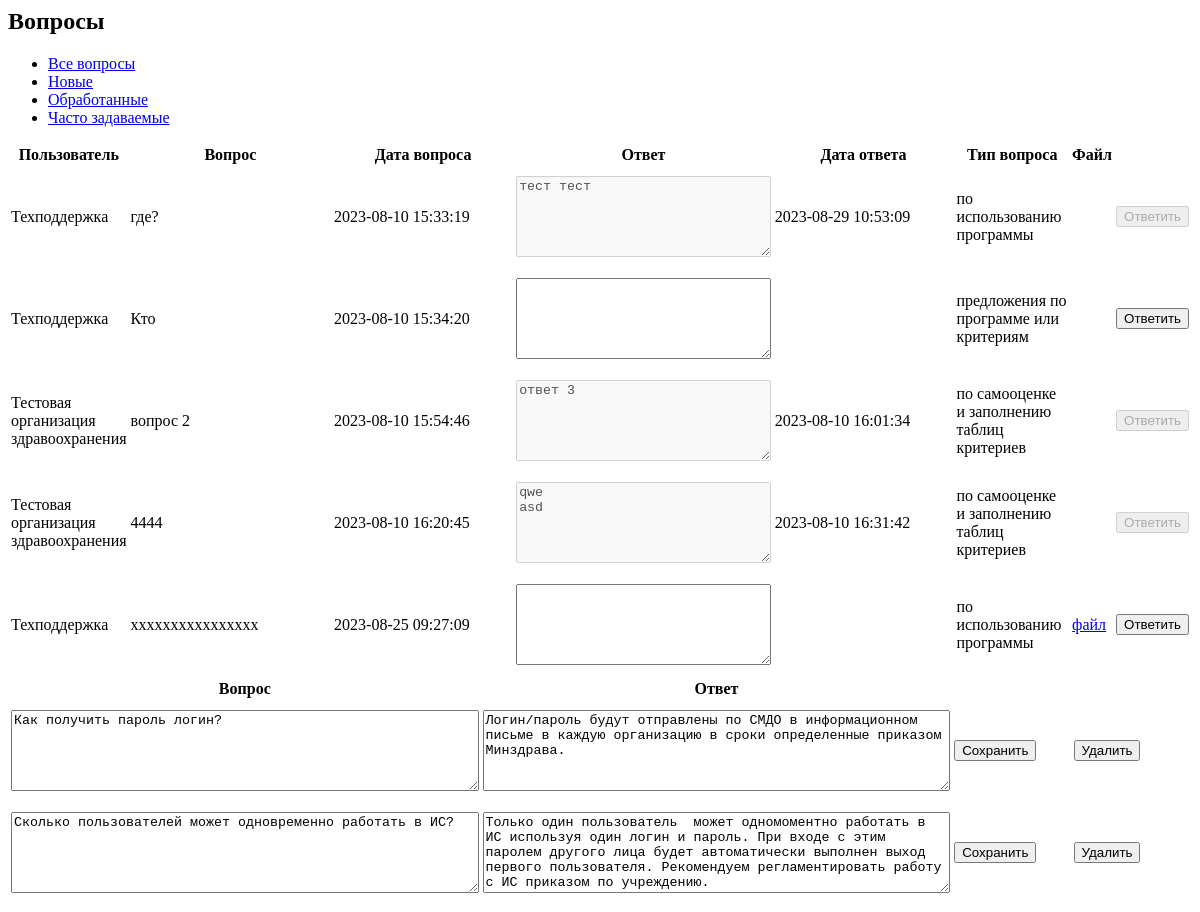
The page /support.php (signed in, upper part) on the database as committed earlier.
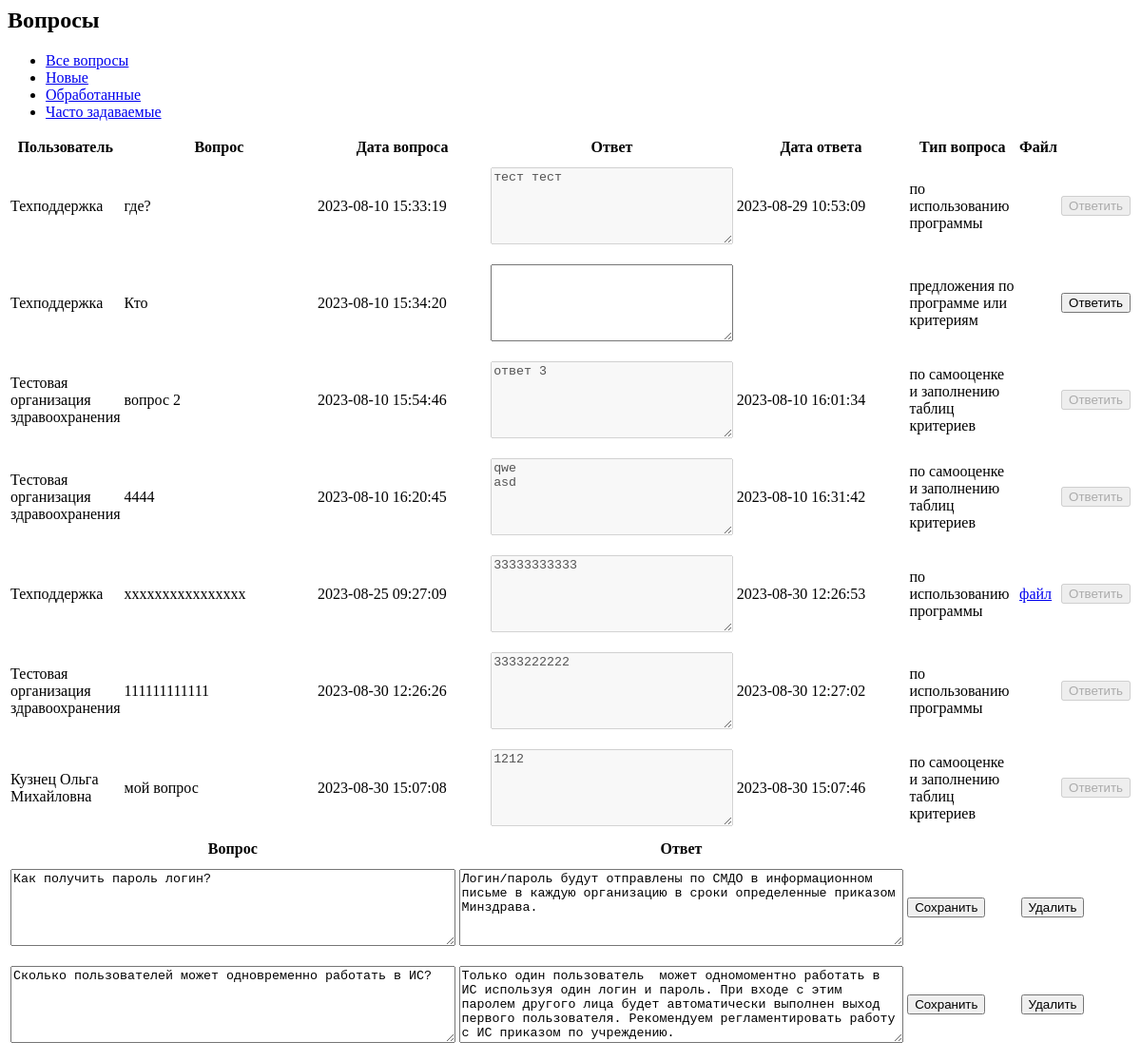
The same page on the database as committed later.
### tables this page shows
CREATE TABLE `questions` (
  `id_question` int NOT NULL,
  `email` text,
  `question` text,
  `answer` text,
  `id_user` int NOT NULL,
  `type_question` text,
  `file` text,
  `date_question` datetime DEFAULT NULL,
  `date_answer` datetime DEFAULT NULL,
  `important` int DEFAULT NULL
);

CREATE TABLE `users` (
  `id_user` int NOT NULL,
  `username` varchar(255) NOT NULL,
  `login` varchar(255) NOT NULL,
  `password` varchar(255) NOT NULL,
  `id_role` int NOT NULL,
  `online` varchar(255) DEFAULT NULL,
  `last_act` varchar(255) DEFAULT NULL,
  `last_time_online` varchar(255) DEFAULT NULL,
  `last_page` varchar(255) DEFAULT NULL,
  `oblast` int DEFAULT NULL,
  `predsedatel` tinyint(1) DEFAULT NULL,
  `secretar` tinyint(1) DEFAULT NULL,
  `sotrudnik_MA` tinyint(1) DEFAULT NULL,
  `ne_sotrudnik_MA` tinyint(1) DEFAULT NULL,
  `doctor_expert` tinyint(1) DEFAULT NULL
);

### support.php (the view, shortened to what the changed rows need)
<?php if(isset($_COOKIE['login'])){?>
    <div class="content-wrapper">
        <div class="d-xl-flex justify-content-between align-items-start">
            <h2 class="text-dark font-weight-bold mb-2"> Вопросы </h2>
        </div>
        <div class="row">
            <div class="col-md-12">
                <div class="tab-content tab-transparent-content">
                    <div class="tab-pane fade show active" id="allQuestions" role="tabpanel" aria-labelledby="all-question-tab">
                        <div class="row">
                            <div class="col-12 grid-margin">
                                <div class="card">
                                    <div class="card-body">
                                        <?php
                                        $query = "SELECT *
                              FROM questions q
                              left outer join users u on q.id_user =u.id_user where important <> 1
                               ";
                                        $result=mysqli_query($con, $query) or die ( mysqli_error($con));
                                        for ($data = []; $row = mysqli_fetch_assoc($result); $data[] = $row);
                                        ?>
                                        <table id="example" class="table table-striped table-bordered" style="width:100%">
                                            <thead>
                                            <tr>
                                                <th >Пользователь</th>
                                                <th >Вопрос</th>
                                                <th id='sotr_th_data'>Дата вопроса</th>
                                                <th >Ответ</th>
                                                <th >Дата ответа</th>
						                        <th >Тип вопроса</th>
                                                <th >Файл</th>
                                                <th></th>
                                            </tr>
                                            </thead>
                                            <tbody>
                                            <?php
                                            foreach ($data as $app) {
                                                ?>
                                                <tr  style="cursor: pointer; height: 100px;">
                                                    <td><?= $app['username'] ?></td>
                                                    <td style="width: 20%;"><?= $app['question'] ?></td>
                                                    <td style="width: 20%;"><?= $app['date_question'] ?></td>
                                                    <td style="width: 30%"> <?php if (!empty($app['answer'])) { ?>
                                                            <textarea style="width: 100%; height: 100%" id="<?= $app['id_question'] ?>" rows="5" disabled><?= $app['answer'] ?></textarea>
                                                        <?php } else { ?>
                                                            <textarea style="width: 100%; height: 100%" id="<?= $app['id_question'] ?>" rows="5"><?= $app['answer'] ?></textarea>
                                                        <?php } ?>
                                                    </td>
						                            <td style="width: 20%;"><?= $app['date_answer'] ?></td>
						                            <td style="width: 20%;"><?= $app['type_question'] ?></td>
                                                    <td><?php if($app['file'] != null){ ?>
                                                        <a href="<?= $app['file'] ?>" target="_blank">файл</a></td>
                                                    <?php } ?>
                                                    <?php if (empty($app['answer'])) { ?>
                                                        <td><button class="btn btn-success btn-fw" onclick="sendAnswerQuestion('<?= $app['id_question'] ?>', document.getElementById('<?= $app['id_question'] ?>').value)">Ответить</button></td>
                                                    <?php } else { ?>
                                                        <td><button class="btn btn-success btn-fw" disabled>Ответить</button></td>
                                                    <?php } ?>
                                                </tr>
                                                <?php
                                            }
                                            ?>
                                            </tbody>
                                        </table>
                                    </div>
                                </div>
                            </div>
                        </div>
                    </div>
                </div>
                                        <?php
                                        $query = "SELECT *
                                        FROM questions q
                                        left outer join users u on q.id_user =u.id_user where q.answer = '' or q.answer IS NULL
                                        ";
                                        $result=mysqli_query($con, $query) or die ( mysqli_error($con));
                                        for ($data = []; $row = mysqli_fetch_assoc($result); $data[] = $row);
                                        ?>
                                        <?php
                                        $query = "SELECT *
                                        FROM questions q
                                        left outer join users u on q.id_user =u.id_user where q.answer != '' and important <> 1
                                        ";
                                        $result=mysqli_query($con, $query) or die ( mysqli_error($con));
                                        for ($data = []; $row = mysqli_fetch_assoc($result); $data[] = $row);
                                        ?>
                <div class="tab-content tab-transparent-content">
                    <div class="tab-pane fade" id="faq" role="tabpanel" aria-labelledby="faq-tab">
                        <div class="row">
                            <div class="col-12 grid-margin">
                                <div class="card">
                                    <div class="card-body">
                                        <?php
                                        $query = "SELECT *
                              FROM questions q
                              left outer join users u on q.id_user =u.id_user where important = 1
                               ";
                                        $result=mysqli_query($con, $query) or die ( mysqli_error($con));
                                        for ($data = []; $row = mysqli_fetch_assoc($result); $data[] = $row);
                                        ?>
                                        <table id="impTable" class="table table-striped table-bordered" style="width:100%">
                                            <thead>
                                            <tr>
                                                <th>Вопрос</th>
                                                <th>Ответ</th>
                                                <th></th>
                                                <th></th>
                                            </tr>
                                            </thead>
                                            <tbody>
                                            <?php
                                            foreach ($data as $app) {
                                                ?>
                                                <tr  style="cursor: pointer; height: 100px;">
                                                    <td style="width: 40%;"><textarea style="width: 100%; height: 100%" id="question_<?= $app['id_question'] ?>" rows="5" ><?= $app['question'] ?></textarea></td>
                                                    <td style="width: 40%"><textarea style="width: 100%; height: 100%" id="answer_<?= $app['id_question'] ?>" rows="5" ><?= $app['answer'] ?></textarea></td>
                                                    <td style="width: 10%"><button class="btn btn-success btn-fw" onclick="sendAnswerFaqQuestion('<?= $app['id_question'] ?>', document.getElementById('question_'+'<?= $app['id_question'] ?>').value, document.getElementById('answer_'+'<?= $app['id_question'] ?>').value)">Сохранить</button></td>
                                                    <td style="width: 10%"><button class="btn btn-danger btn-fw" onclick="deleteFaqQuestion('<?= $app['id_question'] ?>')">Удалить</button></td>
                                                </tr>
                                                <?php
                                            }
                                            ?>
                                            </tbody>
                                        </table>
                                    </div>
                                </div>
                            </div>
                        </div>
                    </div>
                </div>
            </div>
        </div>
    </div>
<?php }
?>

Rows that differ between the two databases and show on the page:
changed questions "xxxxxxxxxxxxxxxx": id_question+answer (not shown) → "33333333333"; date_answer (not shown) → "2023-08-30 12:26:53"; answer empty → "33333333333" (drawn)
added questions: id_user.username "Тестовая организация здравоохранения", question "111111111111", date_question "2023-08-30 12:26:26", id_question+answer "3333222222", date_answer "2023-08-30 12:27:02", type_question "по использованию программы", shows "Ответить", shown under "Вопросы"
added questions: id_user.username "Кузнец Ольга Михайловна", question "мой вопрос", date_question "2023-08-30 15:07:08", id_question+answer "1212", date_answer "2023-08-30 15:07:46", type_question "по самооценке и заполнению таблиц критериев", shows "Ответить", shown under "Вопросы"
